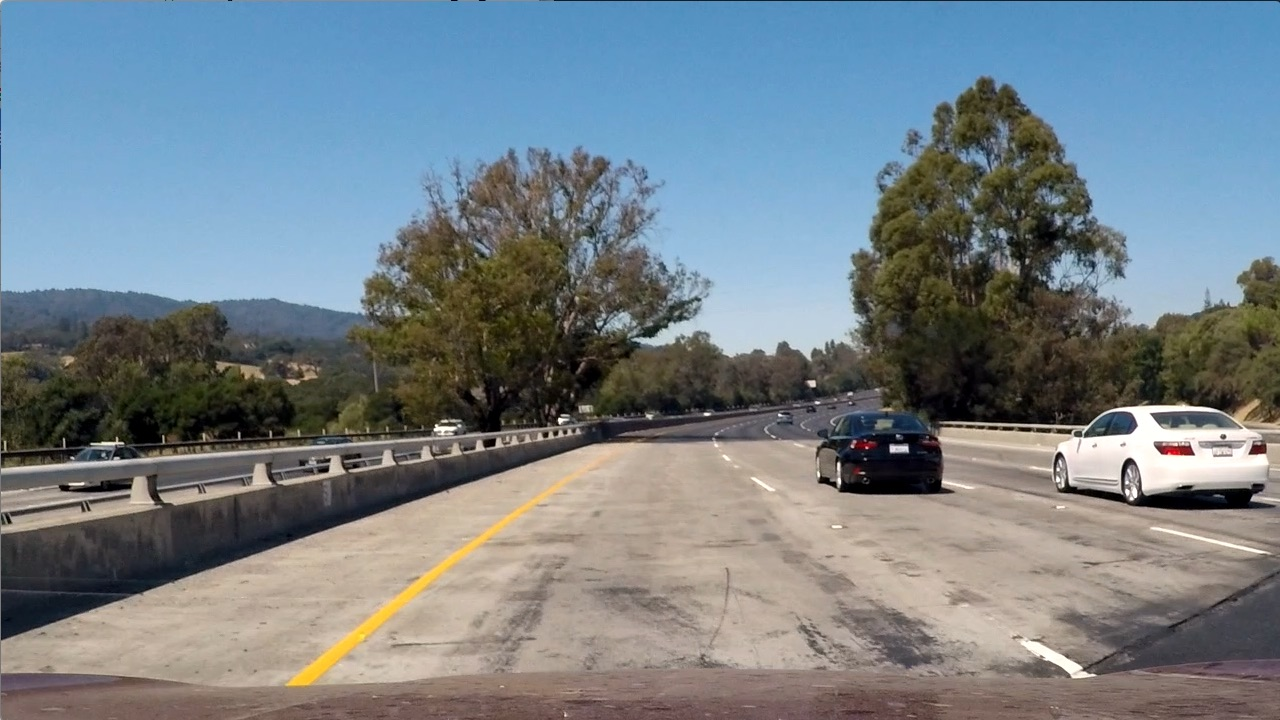
#> input picture test_images/test1.jpg, 1280 x 720 px
$ python -i p4.py   (imports and definitions only)   (older library calls are emulated)
#> lines starting #> are read from the running program, lines starting #| are printed output that depends on the picture; after the words box and inside, x2 and y2 are one past the last pixel; in counts of white or black regions, pixels touching at a corner belong together

# coding: utf-8

# ### Advanced Lane Finding Project:
# ### Detect lane lines using computer vision techniques. The goals of this project are the following:
#
#     1. Compute the camera calibration matrix and distortion coefficients given a set of chessboard images.
#     2. Apply a distortion correction to raw images.
#     3. Use color transforms, gradients, etc., to create a thresholded binary image.
#     4. Apply a perspective transform to rectify binary image ("bird's-eye view").
#     5. Detect lane pixels and fit to find the lane boundary.
#     6. Determine the curvature of the lane and vehicle position with respect to center.
#     7. Warp the detected lane boundaries back onto the original image.
#     8. Output visual display of the lane boundaries and numerical estimation of lane curvature and vehicle position.

# In[75]:

import cv2
import numpy as np
import matplotlib.pyplot as plt
import matplotlib.image as mpimg
import glob
from moviepy.editor import VideoFileClip
import os


# In[76]:

# [49 lines left out: functions cam_calibrate, undistort, warp, not called in this run]


# In[79]:

def color_gradient_threshold(img):
    # Color and Gradient

    # 1.
    # Convert to HLS color space:
    # Hue as the value that represents color independent of any change in brightness.
    # Lightness represent different ways to measure the relative lightness or darkness of a color.
    # Saturation is a measurement of colorfulness

    hls = cv2.cvtColor(img, cv2.COLOR_RGB2HLS).astype(np.float)
    hue = hls[:, :, 0]
    lightness = hls[:, :, 1]
    saturation = hls[:, :, 2]

    # 2.
    # Applying the Sobel operator to an image is a way of taking the derivative
    # of the image in the x or y direction.
    # Sobel for x and y:
    # Taking the gradient in the x-direction emphasizes edges closer to vertical
    # and in the y-direction, edges closer to horizontal.

    # Filter size
    kszie=9

    # 2.a
    # The derivative in the x-direction (the 1, 0 at the end denotes x-direction)
    sobelx = cv2.Sobel(lightness, cv2.CV_64F, 1, 0, ksize=kszie)
    # Absolute x derivative to accentuate lines away from horizontal
    abs_sobelx = np.absolute(sobelx)

    #2. b
    # The derivative in the x-direction (the 0, 1 at the end denotes x-direction)
    sobely = cv2.Sobel(lightness, cv2.CV_64F, 0, 1, ksize=kszie)
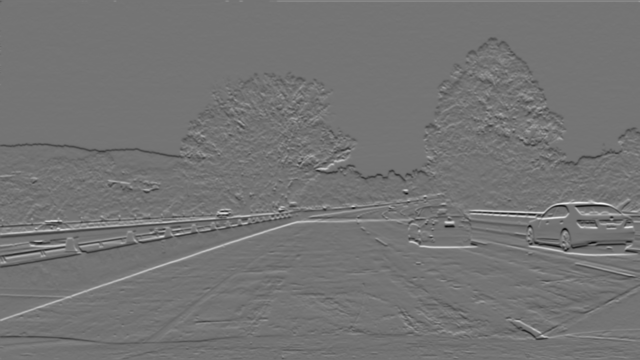
#> sobely: shape (720, 1280) float64 (shown at 1/2 size); min -1746334, max 2079806, mean -997.7; drawn with min black and max white
    abs_sobely = np.absolute(sobely)

    # Threshold x gradient
    # Convert the absolute value image to 8-bit
    scaled_sobel = np.uint8(255*abs_sobelx/np.max(abs_sobelx))
    grad_x = np.zeros_like(scaled_sobel)
    x_thresh=(40, 100)
    # Create a mask of 1's where the scaled gradient magnitude
    grad_x[(scaled_sobel >= x_thresh[0]) & (scaled_sobel <= x_thresh[1])] = 1

    # 3.
    # Direction of the gradient - we're interested only in edges of a particular orientation
    # Each pixel of the resulting image contains a value for the angle of the gradient away from horizontal in units of radians, covering a range of −π/2 to π/2.
    # An orientation of 0 implies a horizontal line and orientations of +/−π/2 imply vertical lines.
    absgraddir=np.arctan2(abs_sobely, abs_sobelx)
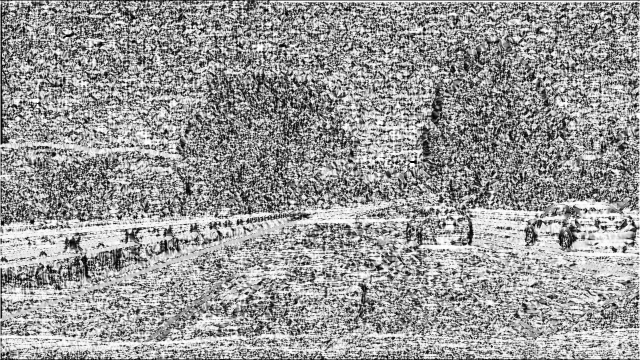
#> absgraddir: shape (720, 1280) float64 (shown at 1/2 size); min 0, max 1.57, mean 0.941; drawn with min black and max white
    dir_binary = np.zeros_like(absgraddir)
    dir_thresh=(0.2, 1.2)
    dir_binary[(absgraddir >= dir_thresh[0]) & (absgraddir <= dir_thresh[1])] = 1

    # 4.
    # Threshold s channel
    saturation_threshold=(170, 255)
    s_binary = np.zeros_like(saturation)
    s_binary[(saturation >= saturation_threshold[0]) & (saturation <= saturation_threshold[1])] = 1

    # 5.
    # Threshold h channel
    hue_threshold=(20, 100)
    h_binary = np.zeros_like(hue)
    h_binary[(hue >= hue_threshold[0]) & (hue <= hue_threshold[1])] = 1

#     # 6. Mask yellow and white colors
#     # Lane colors
#     yellow_lane= cv2.inRange(img, (200,200,0), (255,255,150))
#     white_lane= cv2.inRange(img, (200, 200, 200), (255, 255, 255))
#     #yellow_and_white_img = np.divide(yellow_and_white_img, 255)

#     # Combine all thresholds: use various aspects of your gradient measurements
#     # (x, y, color channels, direction) to isolate lane-line pixels.
#     combined_binary = np.zeros_like(grad_x)
#     combined_binary[(h_binary == 1) | (yellow_lane | white_lane == 1) | ((grad_x == 1) & (dir_binary == 1)) ] = 1

    # Lane colors
    yellow_lane= cv2.inRange(img, (200,200,0), (255,255,150))
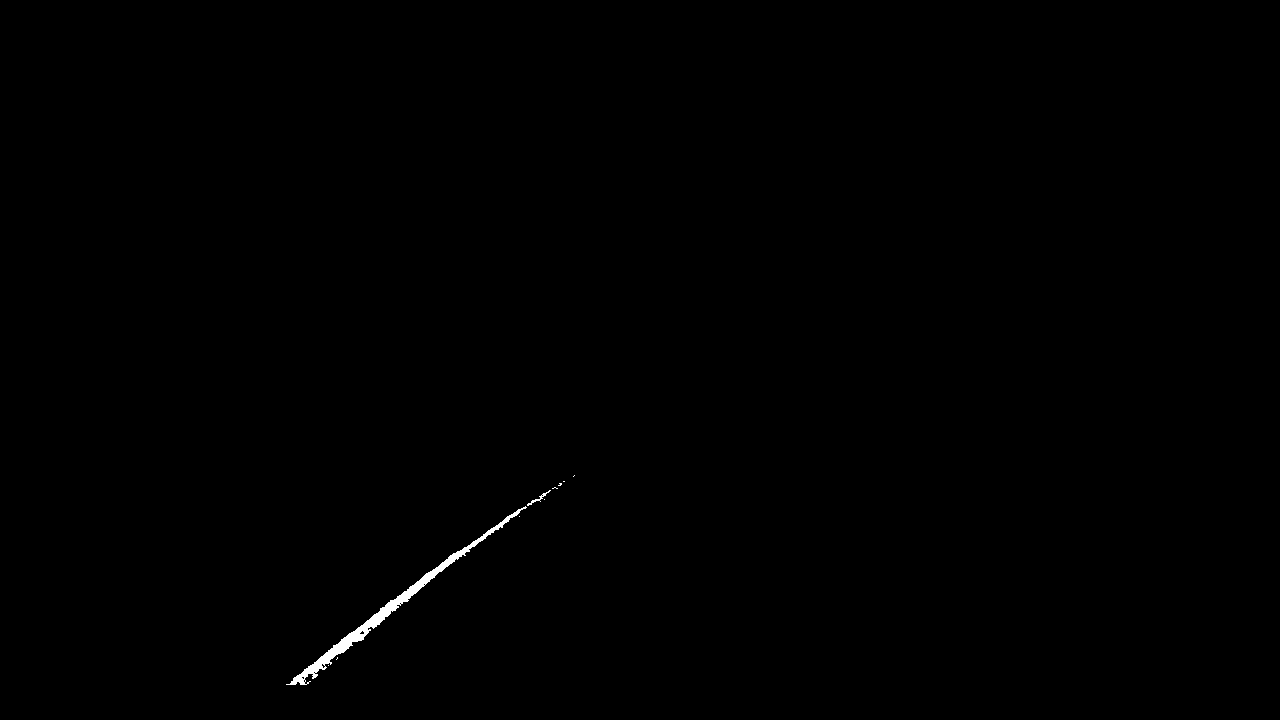
#> yellow_lane: shape (720, 1280); 0.25% white; 10 white regions (8 under 20 px), largest, box (x1, y1, x2, y2) and area: (286, 506, 527, 685) 2238, (527, 490, 551, 506) 63
    white_lane= cv2.inRange(img, (200, 200, 200), (255, 255, 255))
#> white_lane: shape (720, 1280); 1.2% white; 155 white regions (130 under 20 px), largest, box (x1, y1, x2, y2) and area: (1055, 405, 1268, 491) 8780, (1019, 638, 1096, 678) 737, (1151, 527, 1267, 553) 337
    yellow_and_white_img = yellow_lane | white_lane
#> yellow_and_white_img: shape (720, 1280); 1.5% white; 165 white regions (138 under 20 px), largest, box (x1, y1, x2, y2) and area: (1055, 405, 1268, 491) 8780, (286, 506, 527, 685) 2238, (1019, 638, 1096, 678) 737
    yellow_and_white_img = np.divide(yellow_and_white_img, 255)

    # Combine all thresholds: use various aspects of your gradient measurements
    # (x, y, color channels, direction) to isolate lane-line pixels.
    combined_binary = np.zeros_like(grad_x)
    combined_binary[(h_binary == 1) | (yellow_and_white_img == 1) | ((grad_x == 1) & (dir_binary == 1)) ] = 1


    return combined_binary

# Plotting thresholded images
# f, (ax1, ax2) = plt.subplots(1, 2, figsize=(20,10))
# ax1.set_title('Stacked thresholds')
# ax1.imshow(combined_binary)


# In[80]:

# Locate the Lane Lines and Fit a Polynomial

# [332 lines left out: functions detect_first_lane, detect_next_lane, radius_of_curvature, display_info, lanes_warped, final_image and 2 more, not called in this run]


# In[88]:

>>> import cv2
>>> picture = cv2.cvtColor(cv2.imread('test_images/test1.jpg'), cv2.COLOR_BGR2RGB)
>>> result = color_gradient_threshold(picture)
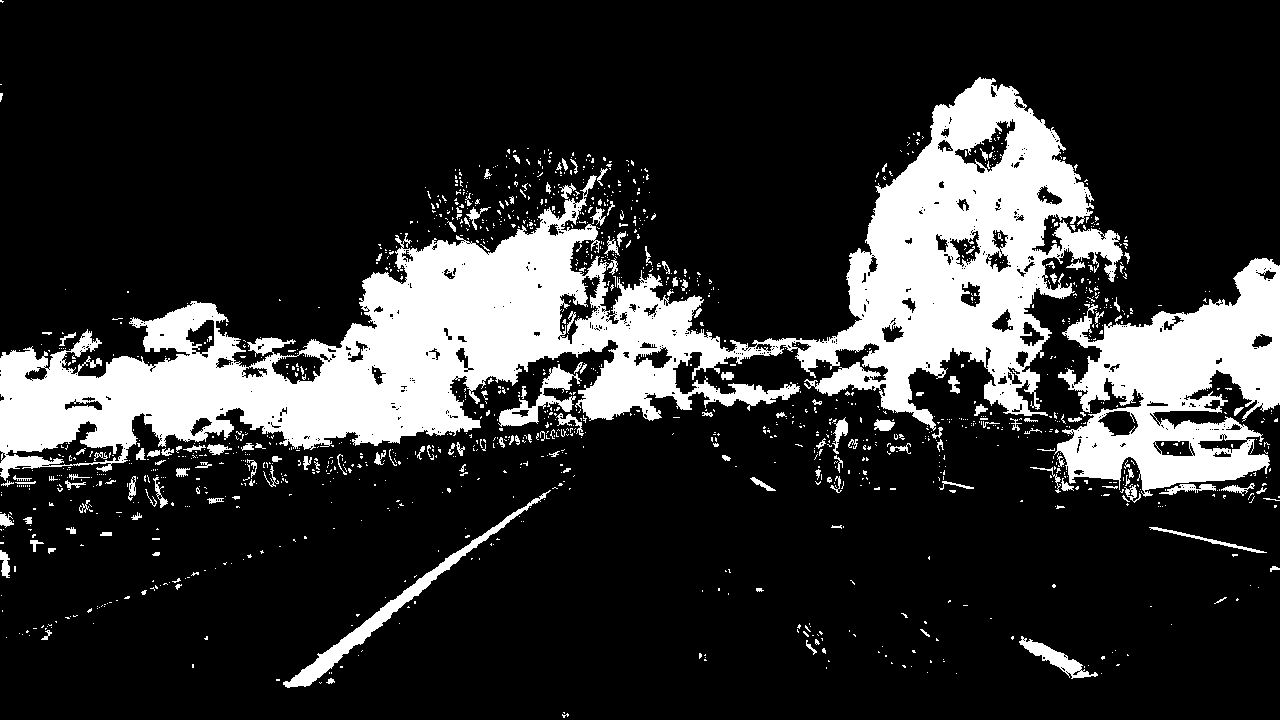
#> result: shape (720, 1280); values 0 (black) and 1 (white), 19.3% white; 1474 white regions (1317 under 20 px), largest, box (x1, y1, x2, y2) and area: (0, 77, 1123, 481) 129529, (1054, 258, 1280, 497) 28452, (283, 490, 551, 688) 3252

$ run again, on test_images/test2.jpg
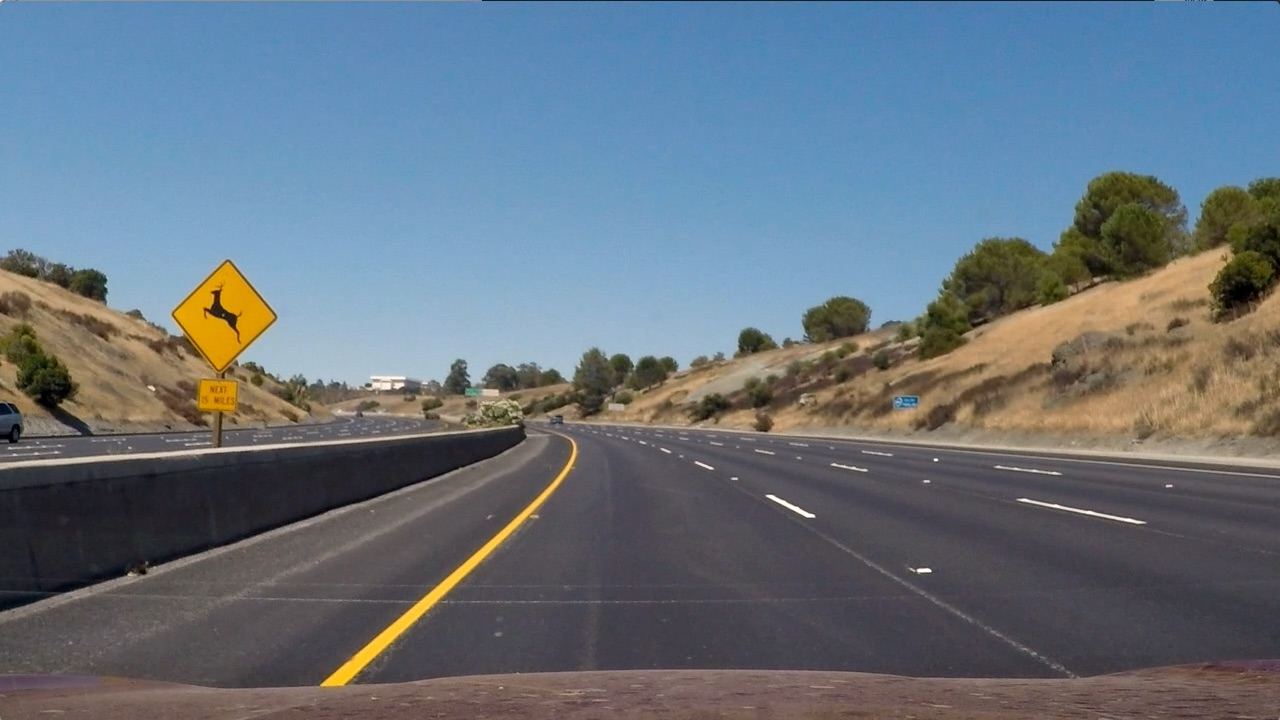
#> input picture test_images/test2.jpg, 1280 x 720 px
#> in color_gradient_threshold, `yellow_lane= cv2.inRange(img, (200,200,0), (255,255,150))`:
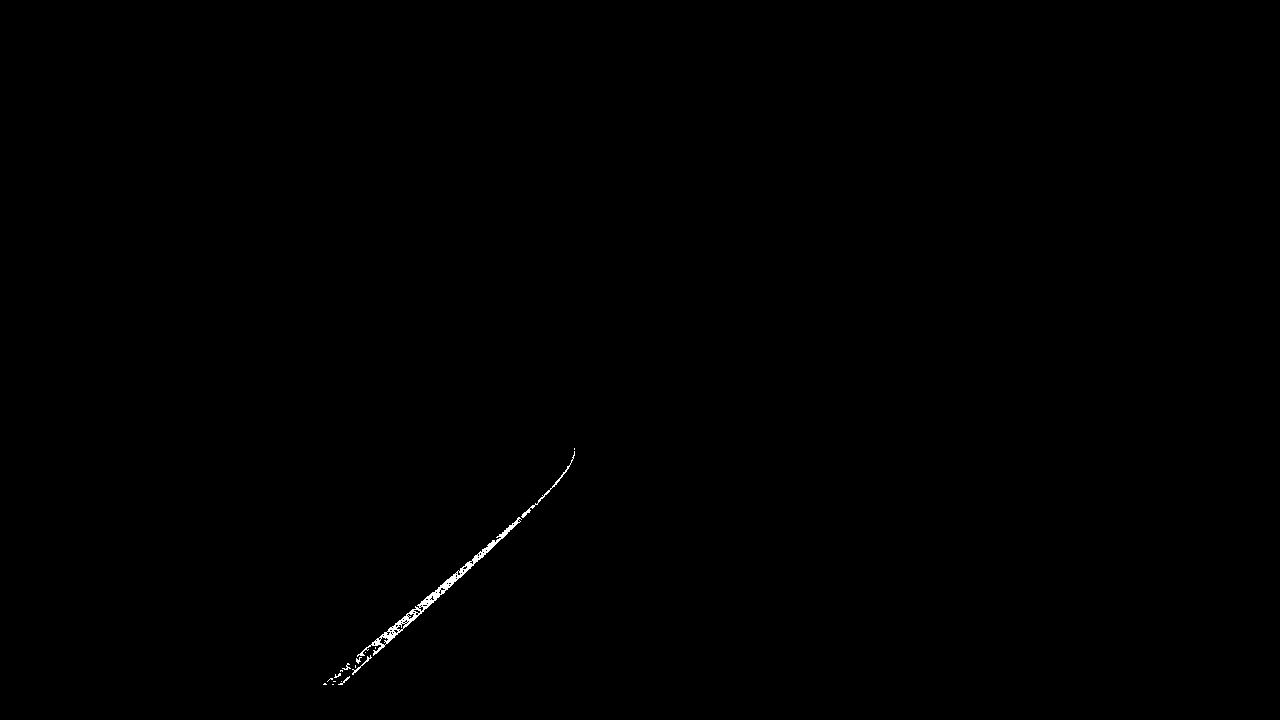
#> yellow_lane: shape (720, 1280); 0.17% white; 17 white regions (11 under 20 px), largest, box (x1, y1, x2, y2) and area: (357, 517, 522, 657) 1234, (521, 451, 575, 518) 156, (352, 655, 372, 675) 53, (338, 676, 350, 685) 25, (342, 663, 351, 670) 22, (356, 657, 362, 664) 20
#> white_lane: shape (720, 1280); 0.11% white; 57 white regions (49 under 20 px), largest, box (x1, y1, x2, y2) and area: (1019, 499, 1143, 523) 247, (767, 495, 815, 517) 183, (370, 376, 406, 381) 115
#> `result = color_gradient_threshold(picture)`:
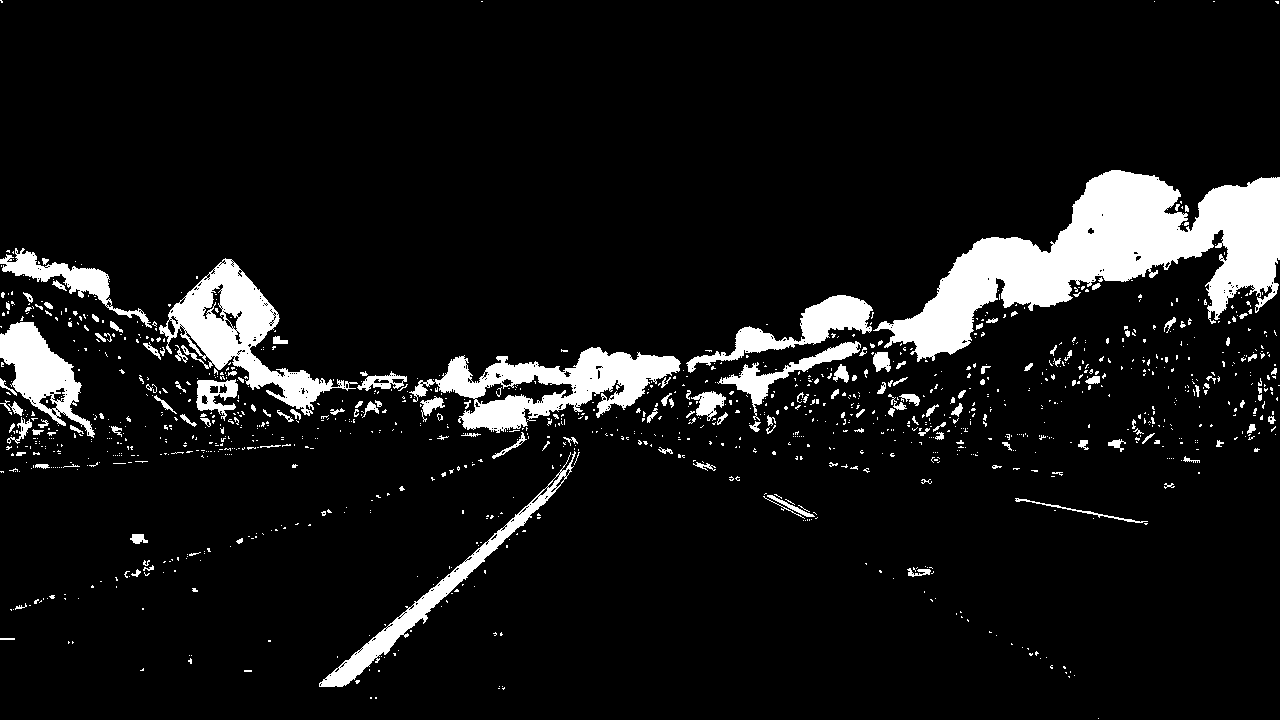
#> result: shape (720, 1280); values 0 (black) and 1 (white), 8.7% white; 1223 white regions (1064 under 20 px), largest, box (x1, y1, x2, y2) and area: (873, 170, 1280, 362) 30068, (409, 347, 681, 433) 9516, (159, 258, 358, 416) 8978
